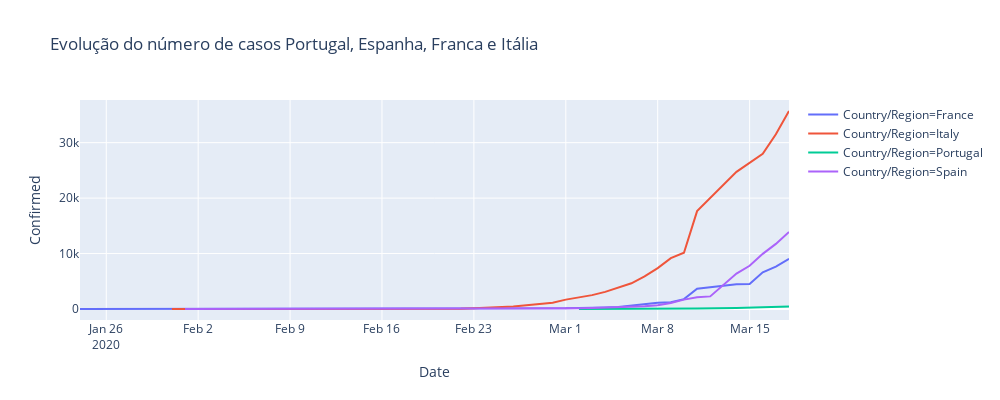

The code cell stored with this chart in its notebook:
### Code cell
temp = full_table.loc[((full_table['Country/Region']=='Spain')| (full_table['Country/Region']=='Portugal')
                       |(full_table['Country/Region']=='France')| (full_table['Country/Region']=='Italy'))]

temp = temp.groupby(['Date', 'Country/Region'])['Confirmed', 'Deaths', 'Recovered'].max().reset_index()
#temp = full_table.groupby(['Date', 'Country/Region'])['Confirmed'].sum().reset_index().sort_values('Confirmed', ascending=False)
temp.sort_values(by=['Country/Region','Date'],inplace=True)

temp = temp.reset_index()


fig = px.line(temp, x="Date", y="Confirmed", color='Country/Region',height=400,width=1000,
             title='Evolução do número de casos Portugal, Espanha, Franca e Itália')
fig.show()

### Figure 1 — Plotly figure (JSON) as saved in the notebook; plotly's stock layout.template omitted (floating-point values rounded to 4 significant figures)
{"data": [{"hoverlabel": {"namelength": 0}, "hovertemplate": "Country/Region=France<br>Date=%{x}<br>Confirmed=%{y}", "legendgroup": "Country/Region=France", "line": {"color": "#636efa", "dash": "solid"}, "mode": "lines", "name": "Country/Region=France", "showlegend": true, "type": "scatter", "x": ["2020-01-24", "2020-01-25", "2020-01-26", "2020-01-27", "2020-01-28", "2020-01-29", "2020-01-30", "2020-01-31", "2020-02-01", "2020-02-08", "2020-02-12", "2020-02-15", "2020-02-25", "2020-02-26", "2020-02-27", "2020-02-28", "2020-02-29", "2020-03-01", "2020-03-02", "2020-03-03", "2020-03-04", "2020-03-05", "2020-03-06", "2020-03-07", "2020-03-08", "2020-03-09", "2020-03-10", "2020-03-11", "2020-03-14", "2020-03-15", "2020-03-16", "2020-03-17", "2020-03-18"], "xaxis": "x", "y": [2, 3, 3, 3, 4, 5, 5, 5, 6, 11, 11, 12, 14, 18, 38, 57, 100, 130, 191, 204, 285, 377, 653, 949, 1126, 1209, 1784, 3661, 4469, 4499, 6633, 7652, 9043], "yaxis": "y"}, {"hoverlabel": {"namelength": 0}, "hovertemplate": "Country/Region=Italy<br>Date=%{x}<br>Confirmed=%{y}", "legendgroup": "Country/Region=Italy", "line": {"color": "#EF553B", "dash": "solid"}, "mode": "lines", "name": "Country/Region=Italy", "showlegend": true, "type": "scatter", "x": ["2020-01-31", "2020-02-07", "2020-02-21", "2020-02-22", "2020-02-23", "2020-02-24", "2020-02-25", "2020-02-26", "2020-02-27", "2020-02-28", "2020-02-29", "2020-03-01", "2020-03-02", "2020-03-03", "2020-03-04", "2020-03-05", "2020-03-06", "2020-03-07", "2020-03-08", "2020-03-09", "2020-03-10", "2020-03-11", "2020-03-14", "2020-03-16", "2020-03-17", "2020-03-18"], "xaxis": "x", "y": [2, 3, 20, 62, 155, 229, 322, 453, 655, 888, 1128, 1694, 2036, 2502, 3089, 3858, 4636, 5883, 7375, 9172, 10149, 17660, 24747, 27980, 31506, 35713], "yaxis": "y"}, {"hoverlabel": {"namelength": 0}, "hovertemplate": "Country/Region=Portugal<br>Date=%{x}<br>Confirmed=%{y}", "legendgroup": "Country/Region=Portugal", "line": {"color": "#00cc96", "dash": "solid"}, "mode": "lines", "name": "Country/Region=Portugal", "showlegend": true, "type": "scatter", "x": ["2020-03-02", "2020-03-03", "2020-03-04", "2020-03-05", "2020-03-06", "2020-03-07", "2020-03-08", "2020-03-10", "2020-03-11", "2020-03-14", "2020-03-15", "2020-03-16", "2020-03-17", "2020-03-18"], "xaxis": "x", "y": [2, 2, 5, 8, 13, 20, 30, 41, 112, 169, 245, 331, 448, 448], "yaxis": "y"}, {"hoverlabel": {"namelength": 0}, "hovertemplate": "Country/Region=Spain<br>Date=%{x}<br>Confirmed=%{y}", "legendgroup": "Country/Region=Spain", "line": {"color": "#ab63fa", "dash": "solid"}, "mode": "lines", "name": "Country/Region=Spain", "showlegend": true, "type": "scatter", "x": ["2020-02-01", "2020-02-09", "2020-02-15", "2020-02-25", "2020-02-26", "2020-02-27", "2020-02-28", "2020-02-29", "2020-03-01", "2020-03-02", "2020-03-03", "2020-03-04", "2020-03-05", "2020-03-06", "2020-03-07", "2020-03-08", "2020-03-09", "2020-03-10", "2020-03-11", "2020-03-12", "2020-03-14", "2020-03-15", "2020-03-16", "2020-03-17", "2020-03-18"], "xaxis": "x", "y": [1, 2, 2, 6, 13, 15, 32, 45, 84, 120, 165, 222, 259, 400, 500, 673, 1073, 1695, 2128, 2277, 6391, 7798, 9942, 11748, 13910], "yaxis": "y"}], "layout": {"height": 400, "legend": {"tracegroupgap": 0}, "title": {"text": "Evolução do número de casos Portugal, Espanha, Franca e Itália"}, "width": 1000, "xaxis": {"anchor": "y", "autorange": true, "domain": [0, 1], "range": ["2020-01-24", "2020-03-18"], "title": {"text": "Date"}, "type": "date"}, "yaxis": {"anchor": "x", "autorange": true, "domain": [0, 1], "range": [-1983, 37697], "title": {"text": "Confirmed"}, "type": "linear"}}}
